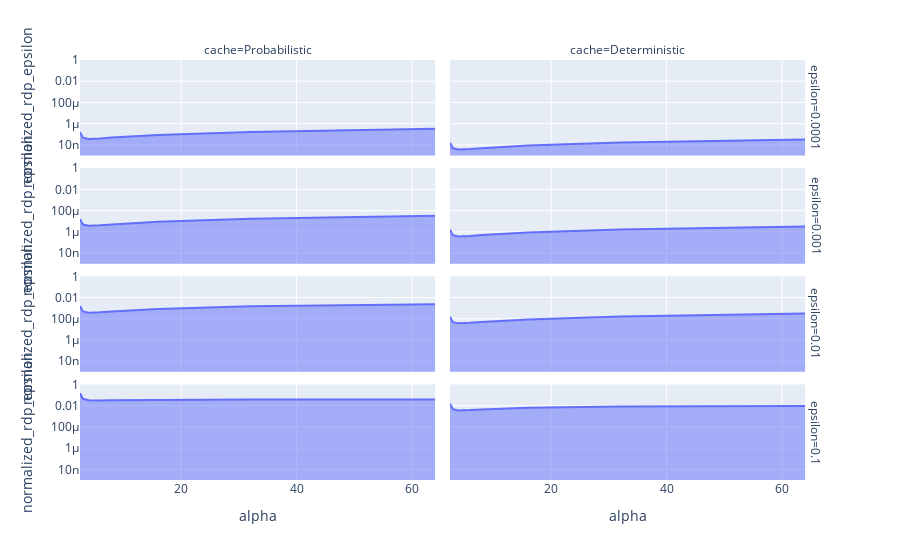

The code cell stored with this chart in its notebook:
### Code cell
curves = {}
for epsilon in [1e-4, 1e-3, 1e-2, 1e-1]:
    curves[f"Probabilistic_{epsilon}"] = (PureDPtoRDP(epsilon=3*epsilon) + LaplaceCurve(laplace_noise=1/epsilon))
    curves[f"Deterministic_{epsilon}"] = LaplaceCurve(laplace_noise=1/epsilon)
df = df_normalized_curves(curves)
df["epsilon"] = df.mech_name.apply(lambda s: s.split("_")[1])
df["cache"] = df.mech_name.apply(lambda s: s.split("_")[0])
px.area(df, range_y=[1e-9,1], log_y=True, x="alpha", y="normalized_rdp_epsilon", facet_col="cache", line_group="mech_name", facet_row="epsilon")

### Figure 1 — Plotly figure (JSON) as saved in the notebook; plotly's stock layout.template omitted (floating-point values rounded to 4 significant figures)
{"data": [{"fillpattern": {"shape": ""}, "hovertemplate": "epsilon=0.0001<br>cache=Probabilistic<br>mech_name=Probabilistic_0.0001<br>alpha=%{x}<br>normalized_rdp_epsilon=%{y}<extra></extra>", "legendgroup": "", "line": {"color": "#636efa"}, "marker": {"symbol": "circle"}, "mode": "lines", "name": "", "orientation": "v", "showlegend": false, "stackgroup": "1", "type": "scatter", "x": [2.5, 3, 4, 5, 6, 8, 16, 32, 64], "xaxis": "x7", "y": [1.583e-07, 4.851e-08, 3.707e-08, 3.819e-08, 4.145e-08, 4.984e-08, 8.812e-08, 1.675e-07, 3.272e-07], "yaxis": "y7"}, {"fillpattern": {"shape": ""}, "hovertemplate": "epsilon=0.0001<br>cache=Deterministic<br>mech_name=Deterministic_0.0001<br>alpha=%{x}<br>normalized_rdp_epsilon=%{y}<extra></extra>", "legendgroup": "", "line": {"color": "#636efa"}, "marker": {"symbol": "circle"}, "mode": "lines", "name": "", "orientation": "v", "showlegend": false, "stackgroup": "1", "type": "scatter", "x": [2.5, 3, 4, 5, 6, 8, 16, 32, 64], "xaxis": "x8", "y": [1.583e-08, 4.851e-09, 3.707e-09, 3.819e-09, 4.145e-09, 4.983e-09, 8.811e-09, 1.675e-08, 3.272e-08], "yaxis": "y8"}, {"fillpattern": {"shape": ""}, "hovertemplate": "epsilon=0.001<br>cache=Probabilistic<br>mech_name=Probabilistic_0.001<br>alpha=%{x}<br>normalized_rdp_epsilon=%{y}<extra></extra>", "legendgroup": "", "line": {"color": "#636efa"}, "marker": {"symbol": "circle"}, "mode": "lines", "name": "", "orientation": "v", "showlegend": false, "stackgroup": "1", "type": "scatter", "x": [2.5, 3, 4, 5, 6, 8, 16, 32, 64], "xaxis": "x5", "y": [1.583e-05, 4.851e-06, 3.707e-06, 3.819e-06, 4.145e-06, 4.983e-06, 8.808e-06, 1.672e-05, 3.254e-05], "yaxis": "y5"}, {"fillpattern": {"shape": ""}, "hovertemplate": "epsilon=0.001<br>cache=Deterministic<br>mech_name=Deterministic_0.001<br>alpha=%{x}<br>normalized_rdp_epsilon=%{y}<extra></extra>", "legendgroup": "", "line": {"color": "#636efa"}, "marker": {"symbol": "circle"}, "mode": "lines", "name": "", "orientation": "v", "showlegend": false, "stackgroup": "1", "type": "scatter", "x": [2.5, 3, 4, 5, 6, 8, 16, 32, 64], "xaxis": "x6", "y": [1.582e-06, 4.849e-07, 3.706e-07, 3.818e-07, 4.144e-07, 4.982e-07, 8.808e-07, 1.674e-06, 3.268e-06], "yaxis": "y6"}, {"fillpattern": {"shape": ""}, "hovertemplate": "epsilon=0.01<br>cache=Probabilistic<br>mech_name=Probabilistic_0.01<br>alpha=%{x}<br>normalized_rdp_epsilon=%{y}<extra></extra>", "legendgroup": "", "line": {"color": "#636efa"}, "marker": {"symbol": "circle"}, "mode": "lines", "name": "", "orientation": "v", "showlegend": false, "stackgroup": "1", "type": "scatter", "x": [2.5, 3, 4, 5, 6, 8, 16, 32, 64], "xaxis": "x3", "y": [0.001582, 0.0004845, 0.00037, 0.0003807, 0.0004127, 0.0004944, 0.0008535, 0.001489, 0.002308], "yaxis": "y3"}, {"fillpattern": {"shape": ""}, "hovertemplate": "epsilon=0.01<br>cache=Deterministic<br>mech_name=Deterministic_0.01<br>alpha=%{x}<br>normalized_rdp_epsilon=%{y}<extra></extra>", "legendgroup": "", "line": {"color": "#636efa"}, "marker": {"symbol": "circle"}, "mode": "lines", "name": "", "orientation": "v", "showlegend": false, "stackgroup": "1", "type": "scatter", "x": [2.5, 3, 4, 5, 6, 8, 16, 32, 64], "xaxis": "x4", "y": [0.0001578, 4.834e-05, 3.694e-05, 3.805e-05, 4.13e-05, 4.962e-05, 8.748e-05, 0.0001642, 0.0003064], "yaxis": "y4"}, {"fillpattern": {"shape": ""}, "hovertemplate": "epsilon=0.1<br>cache=Probabilistic<br>mech_name=Probabilistic_0.1<br>alpha=%{x}<br>normalized_rdp_epsilon=%{y}<extra></extra>", "legendgroup": "", "line": {"color": "#636efa"}, "marker": {"symbol": "circle"}, "mode": "lines", "name": "", "orientation": "v", "showlegend": false, "stackgroup": "1", "type": "scatter", "x": [2.5, 3, 4, 5, 6, 8, 16, 32, 64], "xaxis": "x", "y": [0.1494, 0.0446, 0.03201, 0.03072, 0.03097, 0.03215, 0.03544, 0.03771, 0.03889], "yaxis": "y"}, {"fillpattern": {"shape": ""}, "hovertemplate": "epsilon=0.1<br>cache=Deterministic<br>mech_name=Deterministic_0.1<br>alpha=%{x}<br>normalized_rdp_epsilon=%{y}<extra></extra>", "legendgroup": "", "line": {"color": "#636efa"}, "marker": {"symbol": "circle"}, "mode": "lines", "name": "", "orientation": "v", "showlegend": false, "stackgroup": "1", "type": "scatter", "x": [2.5, 3, 4, 5, 6, 8, 16, 32, 64], "xaxis": "x2", "y": [0.01522, 0.004649, 0.00352, 0.003583, 0.003833, 0.004445, 0.006462, 0.008185, 0.009112], "yaxis": "y2"}], "layout": {"annotations": [{"font": {}, "showarrow": false, "text": "cache=Probabilistic", "x": 0.24, "xanchor": "center", "xref": "paper", "y": 1, "yanchor": "bottom", "yref": "paper"}, {"font": {}, "showarrow": false, "text": "cache=Deterministic", "x": 0.74, "xanchor": "center", "xref": "paper", "y": 1, "yanchor": "bottom", "yref": "paper"}, {"font": {}, "showarrow": false, "text": "epsilon=0.1", "textangle": 90, "x": 0.98, "xanchor": "left", "xref": "paper", "y": 0.1138, "yanchor": "middle", "yref": "paper"}, {"font": {}, "showarrow": false, "text": "epsilon=0.01", "textangle": 90, "x": 0.98, "xanchor": "left", "xref": "paper", "y": 0.3712, "yanchor": "middle", "yref": "paper"}, {"font": {}, "showarrow": false, "text": "epsilon=0.001", "textangle": 90, "x": 0.98, "xanchor": "left", "xref": "paper", "y": 0.6288, "yanchor": "middle", "yref": "paper"}, {"font": {}, "showarrow": false, "text": "epsilon=0.0001", "textangle": 90, "x": 0.98, "xanchor": "left", "xref": "paper", "y": 0.8862, "yanchor": "middle", "yref": "paper"}], "legend": {"tracegroupgap": 0}, "margin": {"t": 60}, "xaxis": {"anchor": "y", "domain": [0, 0.48], "title": {"text": "alpha"}}, "xaxis2": {"anchor": "y2", "domain": [0.5, 0.98], "matches": "x", "title": {"text": "alpha"}}, "xaxis3": {"anchor": "y3", "domain": [0, 0.48], "matches": "x", "showticklabels": false}, "xaxis4": {"anchor": "y4", "domain": [0.5, 0.98], "matches": "x", "showticklabels": false}, "xaxis5": {"anchor": "y5", "domain": [0, 0.48], "matches": "x", "showticklabels": false}, "xaxis6": {"anchor": "y6", "domain": [0.5, 0.98], "matches": "x", "showticklabels": false}, "xaxis7": {"anchor": "y7", "domain": [0, 0.48], "matches": "x", "showticklabels": false}, "xaxis8": {"anchor": "y8", "domain": [0.5, 0.98], "matches": "x", "showticklabels": false}, "yaxis": {"anchor": "x", "domain": [0, 0.2275], "range": [-9.0, 0], "title": {"text": "normalized_rdp_epsilon"}, "type": "log"}, "yaxis2": {"anchor": "x2", "domain": [0, 0.2275], "matches": "y", "showticklabels": false, "type": "log"}, "yaxis3": {"anchor": "x3", "domain": [0.2575, 0.485], "matches": "y", "range": [-9.0, 0], "title": {"text": "normalized_rdp_epsilon"}, "type": "log"}, "yaxis4": {"anchor": "x4", "domain": [0.2575, 0.485], "matches": "y", "showticklabels": false, "type": "log"}, "yaxis5": {"anchor": "x5", "domain": [0.515, 0.7425], "matches": "y", "range": [-9.0, 0], "title": {"text": "normalized_rdp_epsilon"}, "type": "log"}, "yaxis6": {"anchor": "x6", "domain": [0.515, 0.7425], "matches": "y", "showticklabels": false, "type": "log"}, "yaxis7": {"anchor": "x7", "domain": [0.7725, 1], "matches": "y", "range": [-9.0, 0], "title": {"text": "normalized_rdp_epsilon"}, "type": "log"}, "yaxis8": {"anchor": "x8", "domain": [0.7725, 1], "matches": "y", "showticklabels": false, "type": "log"}}}
